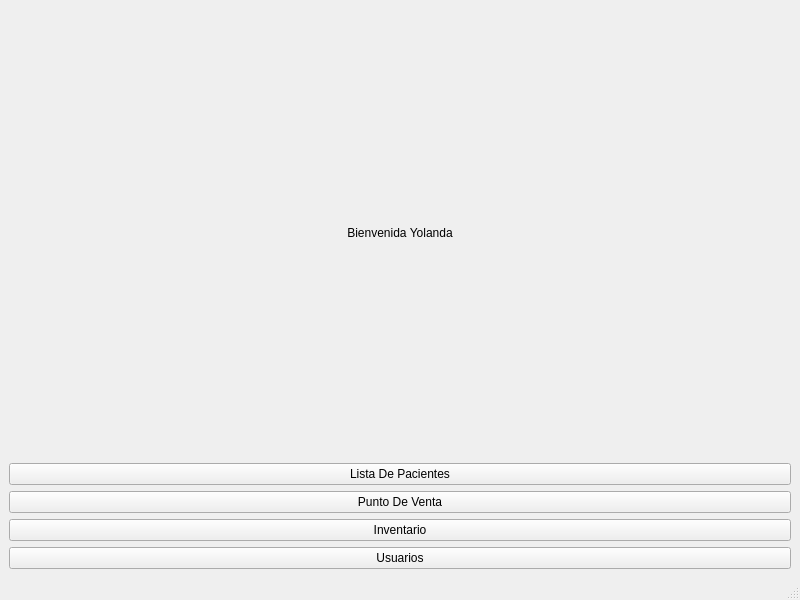
<?xml version="1.0" encoding="UTF-8"?>
<ui version="4.0">
 <class>Administrador</class>
 <widget class="QMainWindow" name="Administrador">
  <property name="geometry">
   <rect>
    <x>0</x>
    <y>0</y>
    <width>800</width>
    <height>600</height>
   </rect>
  </property>
  <property name="windowTitle">
   <string>MainWindow</string>
  </property>
  <widget class="QWidget" name="centralwidget">
   <layout class="QGridLayout" name="gridLayout">
    <item row="3" column="0">
     <layout class="QVBoxLayout" name="verticalLayout_3">
      <item>
       <widget class="QPushButton" name="pushButton_3">
        <property name="text">
         <string>Inventario</string>
        </property>
       </widget>
      </item>
     </layout>
    </item>
    <item row="1" column="0">
     <layout class="QVBoxLayout" name="verticalLayout">
      <item>
       <widget class="QPushButton" name="pushButton">
        <property name="text">
         <string>Lista De Pacientes</string>
        </property>
       </widget>
      </item>
     </layout>
    </item>
    <item row="2" column="0">
     <layout class="QVBoxLayout" name="verticalLayout_2">
      <item>
       <widget class="QPushButton" name="pushButton_2">
        <property name="text">
         <string>Punto De Venta</string>
        </property>
       </widget>
      </item>
     </layout>
    </item>
    <item row="0" column="0">
     <widget class="QLabel" name="label">
      <property name="text">
       <string>Bienvenida Yolanda</string>
      </property>
      <property name="alignment">
       <set>Qt::AlignmentFlag::AlignCenter</set>
      </property>
     </widget>
    </item>
    <item row="4" column="0">
     <layout class="QVBoxLayout" name="verticalLayout_4">
      <item>
       <widget class="QPushButton" name="pushButton_4">
        <property name="text">
         <string>Usuarios</string>
        </property>
       </widget>
      </item>
     </layout>
    </item>
   </layout>
  </widget>
  <widget class="QMenuBar" name="menubar">
   <property name="geometry">
    <rect>
     <x>0</x>
     <y>0</y>
     <width>800</width>
     <height>22</height>
    </rect>
   </property>
  </widget>
  <widget class="QStatusBar" name="statusbar"/>
 </widget>
 <resources/>
 <connections/>
</ui>
